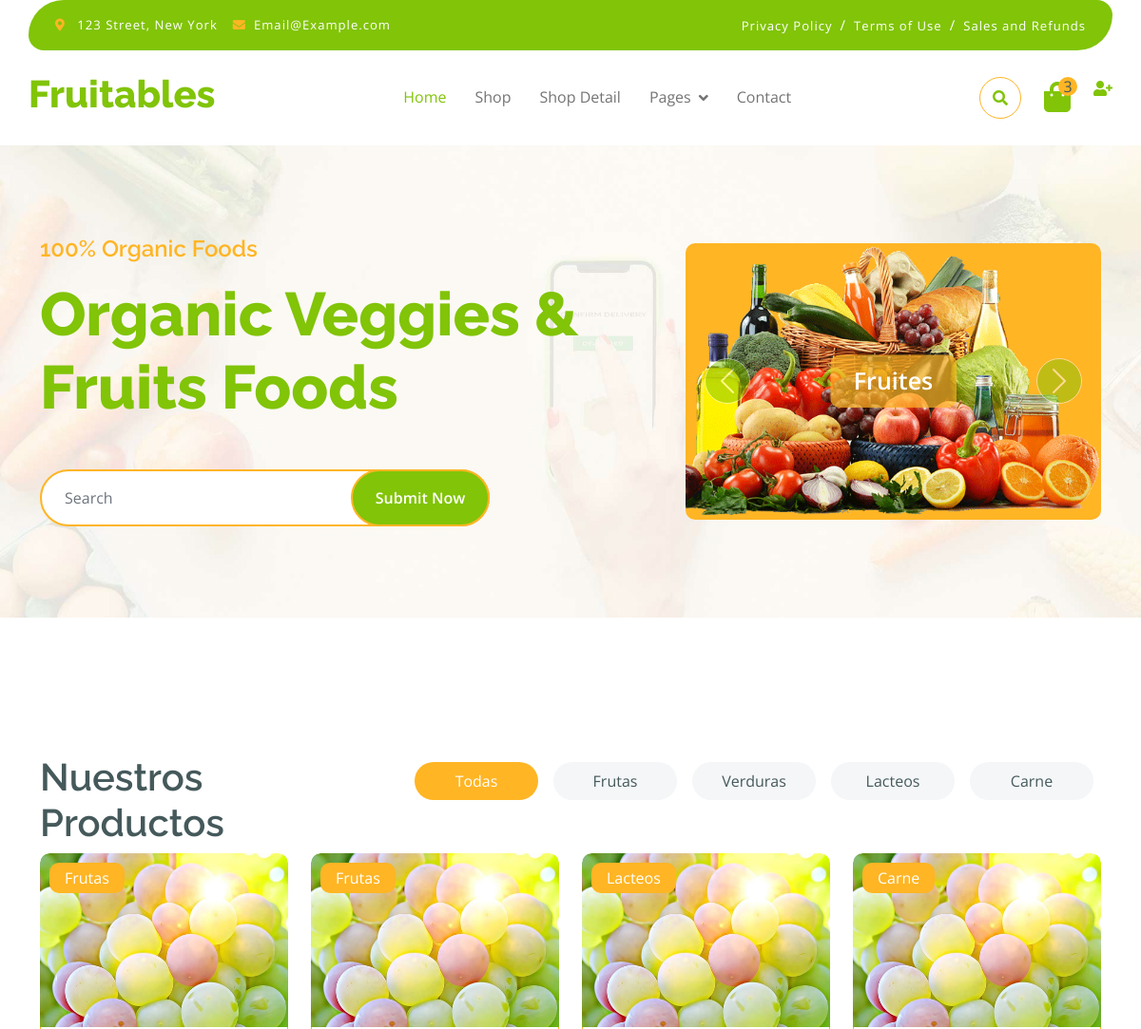
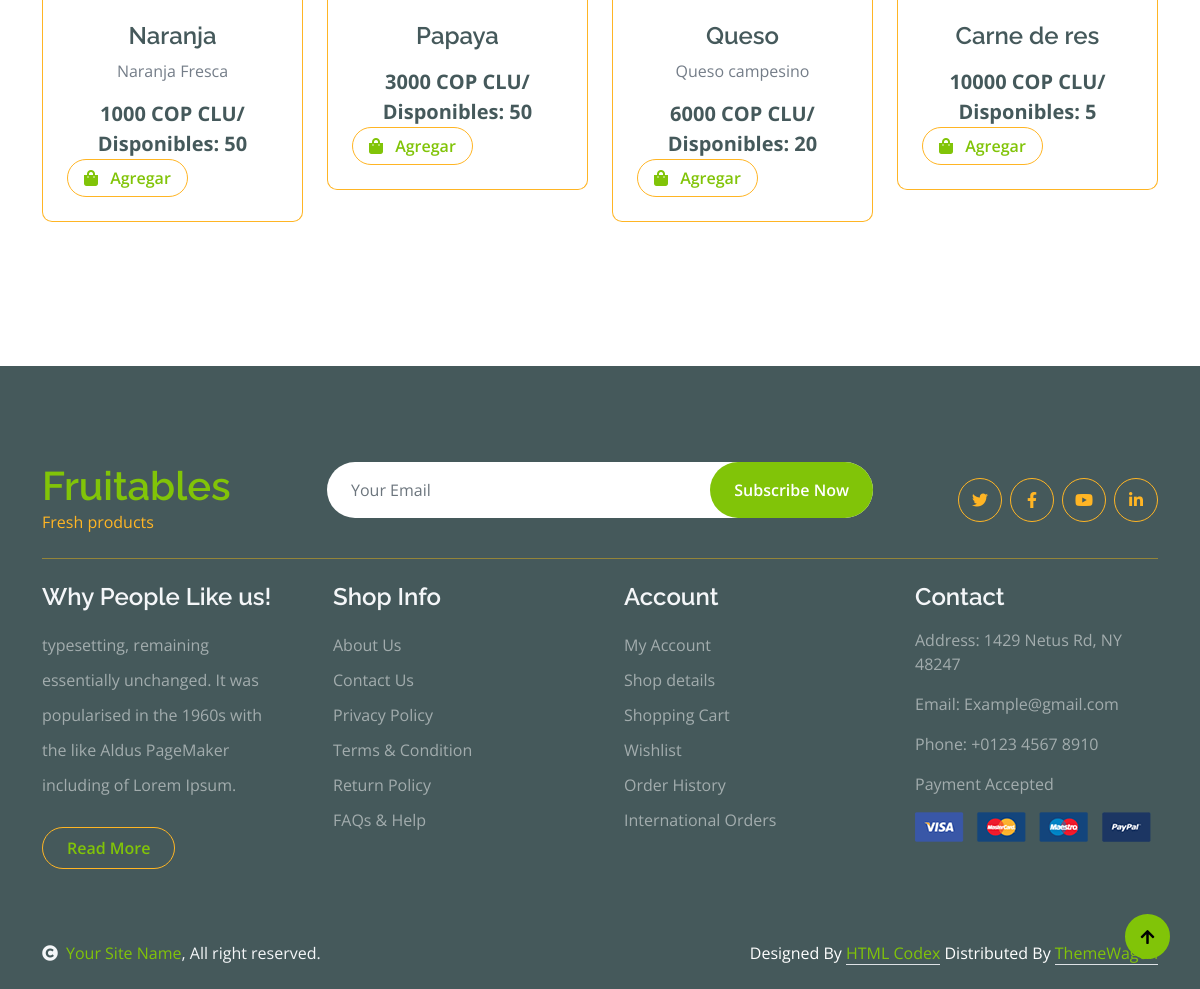
The page / on the database its author committed (2 pictures, top to bottom).
### productos/models.py (models this page shows, shortened)
class CategoriaProducto(models.Model):
    nombre = models.CharField(max_length=150, verbose_name='Nombre')
    descripcion = models.CharField(max_length=250, verbose_name='Descripcion', blank=True, null=True)
    creado = models.DateTimeField(auto_now_add=True, verbose_name='Creado')
    actualizado = models.DateTimeField(auto_now=True, verbose_name='Actualizado')
    class Meta:
        verbose_name = 'Categoria Producto'
        verbose_name_plural = 'Categorias Productos'
    def __str__(self):
        return self.nombre

class Producto(models.Model):
    categoria = models.ForeignKey(CategoriaProducto, verbose_name="Categoria", blank=True, on_delete=models.CASCADE, null=True)
    nombre = models.CharField(max_length=250, verbose_name='Nombre')
    cantidad = models.CharField(max_length=150, verbose_name='Cantidad')
    precio = models.CharField(max_length=150, verbose_name='Costo')
    descripcion = models.TextField(verbose_name='Descripcion', blank=True, null=True)
    imagen = models.ImageField(default='null', verbose_name="Imagen", upload_to="productos", null=True, blank=True)
    publico = models.BooleanField(verbose_name="Publicado?")
    fLote = models.DateField(null=True, blank=True, verbose_name="Fecha de Lote")
    creado = models.DateTimeField(auto_now_add=True, verbose_name='Creado')
    actualizado = models.DateTimeField(auto_now=True, verbose_name='Actualizado')
    class Meta:
        verbose_name = 'Producto'
        verbose_name_plural = 'Productos'

### mainapp/views.py (the view)
# urls.py: path('', views.index, name='index'),
def index(request):
  categorias = CategoriaProducto.objects.all()
  productos = Producto.objects.filter(publico=True)
  cattmp = Producto.objects.filter(categoria=1)
  return render(request, 'mainapp/index.html', {
    'titulo':'Home',
    'categorias':categorias,
    'productos':productos,
    'cattmp':cattmp
  })

### mainapp/templates/mainapp/index.html (shortened to what this page needs)
{% extends "layouts/layout.html" %}
{% block content %}
{% load static %}
<div class="container-fluid py-5 mb-5 hero-header">
    <div class="container py-5">
        <div class="row g-5 align-items-center">
            <div class="col-md-12 col-lg-7">
                <h4 class="mb-3 text-secondary">100% Organic Foods</h4>
                <h1 class="mb-5 display-3 text-primary">Organic Veggies & Fruits Foods</h1>
                <div class="position-relative mx-auto">
                    <input class="form-control border-2 border-secondary w-75 py-3 px-4 rounded-pill" type="number" placeholder="Search">
                    <button type="submit" class="btn btn-primary border-2 border-secondary py-3 px-4 position-absolute rounded-pill text-white h-100" style="top: 0; right: 25%;">Submit Now</button>
                </div>
            </div>
            <div class="col-md-12 col-lg-5">
                <div id="carouselId" class="carousel slide position-relative" data-bs-ride="carousel">
                    <div class="carousel-inner" role="listbox">
                        <div class="carousel-item active rounded">
                            <img src="{% static 'img/hero-img-1.png'%}" class="img-fluid w-100 h-100 bg-secondary rounded" alt="First slide">
                            <a href="#" class="btn px-4 py-2 text-white rounded">Fruites</a>
                        </div>
                    </div>
                    <button class="carousel-control-prev" type="button" data-bs-target="#carouselId" data-bs-slide="prev">
                        <span class="carousel-control-prev-icon" aria-hidden="true"></span>
                    </button>
                    <button class="carousel-control-next" type="button" data-bs-target="#carouselId" data-bs-slide="next">
                        <span class="carousel-control-next-icon" aria-hidden="true"></span>
                    </button>
                </div>
            </div>
        </div>
    </div>
</div>
<div class="container-fluid fruite py-5">
    <div class="container py-5">
        <div class="tab-class text-center">
            <div class="row g-4">
                <div class="col-lg-4 text-start">
                    <h1>Nuestros Productos</h1>
                </div>
                <div class="col-lg-8 text-end">
                    <ul class="nav nav-pills d-inline-flex text-center mb-5">
                        <li class="nav-item">
                            <a class="d-flex m-2 py-2 bg-light rounded-pill active" data-bs-toggle="pill" href="#tab-0">
                                <span class="text-dark" style="width: 130px;">Todas</span>
                            </a>
                        </li>
                        {% for categoria in categorias %}
                        <li class="nav-item">
                            <a class="d-flex py-2 m-2 bg-light rounded-pill" data-bs-toggle="pill" href="#tab-{{categoria.pk}}">
                                <span class="text-dark" style="width: 130px;">{{categoria.nombre}}</span>
                            </a>
                        </li>
                        {% endfor %}
                    </ul>
                </div>
            </div>
            <div class="tab-content">
                <div id="tab-0" class="tab-pane fade show p-0 active">
                    <div class="row g-4">
                        <div class="col-lg-12">
                            <div class="row g-4">
                                {% for producto in productos %}
                                    <div class="col-md-6 col-lg-4 col-xl-3">
                                        <div class="rounded position-relative fruite-item">
                                            <div class="fruite-img">
                                                <img src="img/fruite-item-5.jpg" class="img-fluid w-100 rounded-top" alt="">
                                            </div>
                                            <div class="text-white bg-secondary px-3 py-1 rounded position-absolute" style="top: 10px; left: 10px;">{{producto.categoria}}</div>
                                            <div class="p-4 border border-secondary border-top-0 rounded-bottom">
                                                <h4>{{producto.nombre}}</h4>
                                                <p>{{producto.descripcion}}</p>
                                                <div class="d-flex justify-content-between flex-lg-wrap">
                                                    <p class="text-dark fs-5 fw-bold mb-0">{{producto.precio}} COP CLU/ Disponibles: {{producto.cantidad}}</p>
                                                    <a href="#" class="btn border border-secondary rounded-pill px-3 text-primary"><i class="fa fa-shopping-bag me-2 text-primary"></i> Agregar</a>
                                                </div>
                                            </div>
                                        </div>
                                    </div>
                                {% endfor %}
                            </div>
                        </div>
                    </div>
                </div>
            </div>
        </div>
    </div>
</div>
{% endblock content %}

### mainapp/templates/layouts/layout.html (shortened to what this page needs)
{% load static %}
<!DOCTYPE html>
<html lang="en">
    <head>
        <link rel="stylesheet" href="https://use.fontawesome.com/releases/v5.15.4/css/all.css"/>
        <link href="https://cdn.jsdelivr.net/npm/bootstrap-icons@1.4.1/font/bootstrap-icons.css" rel="stylesheet">
        <link href="{% static 'lib/lightbox/css/lightbox.min.css'%}" rel="stylesheet">
        <link href="{% static 'lib/owlcarousel/assets/owl.carousel.min.css'%}" rel="stylesheet">
        <link href="{% static 'css/bootstrap.min.css'%}" rel="stylesheet">
        <link href="{% static 'css/style.css'%}" rel="stylesheet">
    </head>
    <body>
        <div class="container-fluid fixed-top">
            <div class="container topbar bg-primary d-none d-lg-block">
                <div class="d-flex justify-content-between">
                    <div class="top-info ps-2">
                        <small class="me-3"><i class="fas fa-map-marker-alt me-2 text-secondary"></i> <a href="#" class="text-white">123 Street, New York</a></small>
                        <small class="me-3"><i class="fas fa-envelope me-2 text-secondary"></i><a href="#" class="text-white">Email@Example.com</a></small>
                    </div>
                    <div class="top-link pe-2">
                        <a href="#" class="text-white"><small class="text-white mx-2">Privacy Policy</small>/</a>
                        <a href="#" class="text-white"><small class="text-white mx-2">Terms of Use</small>/</a>
                        <a href="#" class="text-white"><small class="text-white ms-2">Sales and Refunds</small></a>
                    </div>
                </div>
            </div>
            <div class="container px-0">
                <nav class="navbar navbar-light bg-white navbar-expand-xl">
                    <a href="index.html" class="navbar-brand"><h1 class="text-primary display-6">Fruitables</h1></a>
                    <div class="collapse navbar-collapse bg-white" id="navbarCollapse">
                        <div class="navbar-nav mx-auto">
                            <a href="index.html" class="nav-item nav-link active">Home</a>
                            <a href="shop.html" class="nav-item nav-link">Shop</a>
                            <a href="shop-detail.html" class="nav-item nav-link">Shop Detail</a>
                            <div class="nav-item dropdown">
                                <a href="#" class="nav-link dropdown-toggle" data-bs-toggle="dropdown">Pages</a>
                            </div>
                            <a href="contact.html" class="nav-item nav-link">Contact</a>
                        </div>
                        <div class="d-flex m-3 me-0">
                            <button class="btn-search btn border border-secondary btn-md-square rounded-circle bg-white me-4" data-bs-toggle="modal" data-bs-target="#searchModal"><i class="fas fa-search text-primary"></i></button>
                            <a href="#" class="position-relative me-4 my-auto">
                                <i class="fa fa-shopping-bag fa-2x"></i>
                                <span class="position-absolute bg-secondary rounded-circle d-flex align-items-center justify-content-center text-dark px-1" style="top: -5px; left: 15px; height: 20px; min-width: 20px;">3</span>
                            </a>
                            <a href="{% url 'ingreso' %}">
                                <i class="fas fa-user-plus"></i>
                            </a>
                        </div>
                    </div>
                </nav>
            </div>
        </div>
        <div class="content">
            {% block content %}
            {% endblock content %}
        </div>
        <div class="container-fluid bg-dark text-white-50 footer pt-5 mt-5">
            <div class="container py-5">
                <div class="pb-4 mb-4" style="border-bottom: 1px solid rgba(226, 175, 24, 0.5) ;">
                    <div class="row g-4">
                        <div class="col-lg-3">
                            <a href="#">
                                <h1 class="text-primary mb-0">Fruitables</h1>
                                <p class="text-secondary mb-0">Fresh products</p>
                            </a>
                        </div>
                        <div class="col-lg-6">
                            <div class="position-relative mx-auto">
                                <input class="form-control border-0 w-100 py-3 px-4 rounded-pill" type="number" placeholder="Your Email">
                                <button type="submit" class="btn btn-primary border-0 border-secondary py-3 px-4 position-absolute rounded-pill text-white" style="top: 0; right: 0;">Subscribe Now</button>
                            </div>
                        </div>
                        <div class="col-lg-3">
                            <div class="d-flex justify-content-end pt-3">
                                <a class="btn  btn-outline-secondary me-2 btn-md-square rounded-circle" href=""><i class="fab fa-twitter"></i></a>
                                <a class="btn btn-outline-secondary me-2 btn-md-square rounded-circle" href=""><i class="fab fa-facebook-f"></i></a>
                                <a class="btn btn-outline-secondary me-2 btn-md-square rounded-circle" href=""><i class="fab fa-youtube"></i></a>
                                <a class="btn btn-outline-secondary btn-md-square rounded-circle" href=""><i class="fab fa-linkedin-in"></i></a>
                            </div>
                        </div>
                    </div>
                </div>
                <div class="row g-5">
                    <div class="col-lg-3 col-md-6">
                        <div class="footer-item">
                            <h4 class="text-light mb-3">Why People Like us!</h4>
                            <p class="mb-4">typesetting, remaining essentially unchanged. It was
                                popularised in the 1960s with the like Aldus PageMaker including of Lorem Ipsum.</p>
                            <a href="" class="btn border-secondary py-2 px-4 rounded-pill text-primary">Read More</a>
                        </div>
                    </div>
                    <div class="col-lg-3 col-md-6">
                        <div class="d-flex flex-column text-start footer-item">
                            <h4 class="text-light mb-3">Shop Info</h4>
                            <a class="btn-link" href="">About Us</a>
                            <a class="btn-link" href="">Contact Us</a>
                            <a class="btn-link" href="">Privacy Policy</a>
                            <a class="btn-link" href="">Terms & Condition</a>
                            <a class="btn-link" href="">Return Policy</a>
                            <a class="btn-link" href="">FAQs & Help</a>
                        </div>
                    </div>
                    <div class="col-lg-3 col-md-6">
                        <div class="d-flex flex-column text-start footer-item">
                            <h4 class="text-light mb-3">Account</h4>
                            <a class="btn-link" href="">My Account</a>
                            <a class="btn-link" href="">Shop details</a>
                            <a class="btn-link" href="">Shopping Cart</a>
                            <a class="btn-link" href="">Wishlist</a>
                            <a class="btn-link" href="">Order History</a>
                            <a class="btn-link" href="">International Orders</a>
                        </div>
                    </div>
                    <div class="col-lg-3 col-md-6">
                        <div class="footer-item">
                            <h4 class="text-light mb-3">Contact</h4>
                            <p>Address: 1429 Netus Rd, NY 48247</p>
                            <p>Email: Example@gmail.com</p>
                            <p>Phone: +0123 4567 8910</p>
                            <p>Payment Accepted</p>
                            <img src="img/payment.png" class="img-fluid" alt="">
                        </div>
                    </div>
                </div>
            </div>
        </div>
        <div class="container-fluid copyright bg-dark py-4">
            <div class="container">
                <div class="row">
                    <div class="col-md-6 text-center text-md-start mb-3 mb-md-0">
                        <span class="text-light"><a href="#"><i class="fas fa-copyright text-light me-2"></i>Your Site Name</a>, All right reserved.</span>
                    </div>
                    <div class="col-md-6 my-auto text-center text-md-end text-white">
                        Designed By <a class="border-bottom" href="https://htmlcodex.com">HTML Codex</a> Distributed By <a class="border-bottom" href="https://themewagon.com">ThemeWagon</a>
                    </div>
                </div>
            </div>
        </div>
        <a href="#" class="btn btn-primary border-3 border-primary rounded-circle back-to-top"><i class="fa fa-arrow-up"></i></a>
    </body>
</html>

### rows shown on the page
CategoriaProducto: nombre "Frutas"
CategoriaProducto: nombre "Verduras"
CategoriaProducto: nombre "Lacteos"
CategoriaProducto: nombre "Carne"
Producto: categoria "Frutas", nombre "Naranja", descripcion "Naranja Fresca", precio "1000", cantidad "50"
Producto: categoria "Frutas", nombre "Papaya", precio "3000", cantidad "50"
Producto: categoria "Lacteos", nombre "Queso", descripcion "Queso campesino", precio "6000", cantidad "20"
Producto: categoria "Carne", nombre "Carne de res", precio "10000", cantidad "5"
